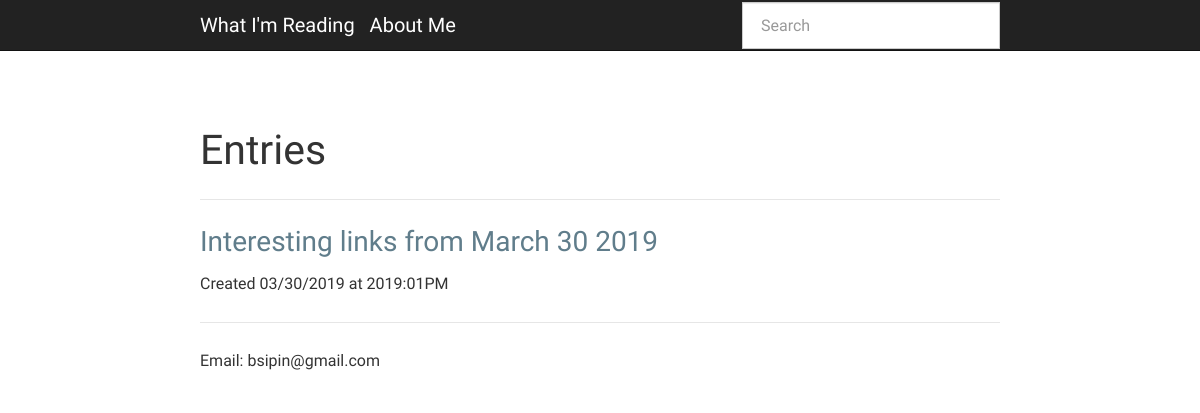
/index, run on the app's committed database.
### app.py (models this page shows, shortened)
class Entry(flask_db.Model):
    title = CharField()
    slug = CharField(unique=True)
    content = TextField()
    published = BooleanField(index=True)
    timestamp = DateTimeField(default=datetime.datetime.now, index=True)
    @classmethod
    def public(cls):
        return Entry.select().where(Entry.published == True)

### app.py (the view)
@app.route('/index')
def index():
    search_query = request.args.get('q')
    if search_query:
        query = Entry.search(search_query)
    else:
        query = Entry.public().order_by(Entry.timestamp.desc())
    return object_list(
        'index.html',
        query,
        search=search_query,
        check_bounds=False)

### templates/index.html (shortened to what this page needs)
{% extends "base.html" %}
{% block content_title %}{% if search %}Search "{{ search }}"{% else %}Entries{% endif %}{% endblock %}
{% block content %}
  {% for entry in object_list %}
    <h3>
      <a href="{% if entry.published %}{{ url_for('detail', slug=entry.slug) }}{% else %}{{ url_for('edit', slug=entry.slug) }}{% endif %}">
        {{ entry.title }}
      </a>
    </h3>
    <p>Created {{ entry.timestamp.strftime('%m/%d/%Y at %G:%I%p') }}</p>
  {% else %}
    <p>No entries have been created yet.</p>
  {% endfor %}
{% endblock %}

### data on the page
Entry: title "Interesting links from March 30 2019", timestamp "03/30/2019 at 2019:01PM"
